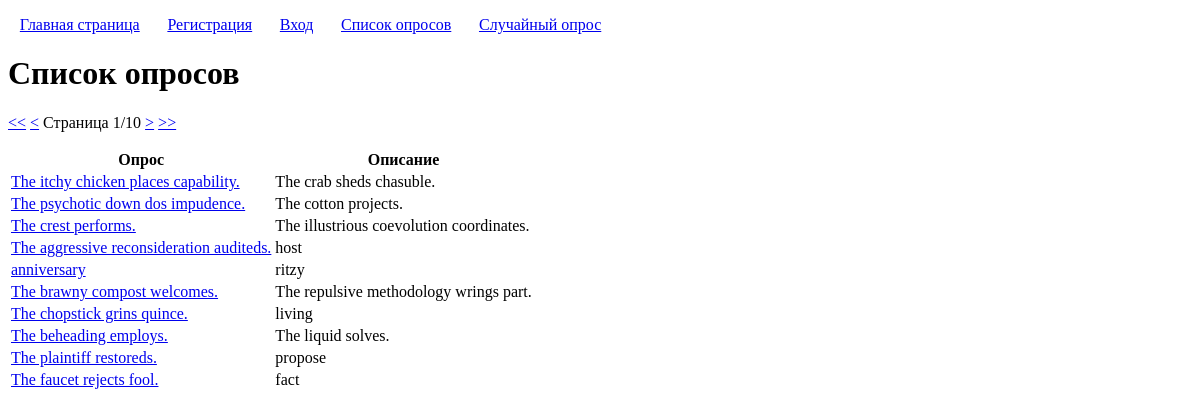
The page /polls/list/ on the database its author committed.
### enterpoll/models.py (models this page shows, shortened)
class Poll(models.Model):
	title = models.CharField('Заголовок', max_length=100, validators=[custom_validators.forbidden_words])
	description = models.CharField('Описание', max_length=100, blank=True, null=True, validators=[custom_validators.forbidden_words])
	user = models.ForeignKey(User, on_delete=models.CASCADE, verbose_name='Автор')
	created = models.DateTimeField('Время создания', auto_now_add=True)
	class Meta:
		constraints = [models.UniqueConstraint(fields=('title', 'user'), name="unique_poll" )]

### enterpoll/views.py (the view)
# urls.py: path("list/", views.PollsListView.as_view(), name="poll_list"),
class PollsListView(ListView):
	model = Poll
	ordering = '-created'
	paginate_by = 10
	page_kwarg = 'page_number'
	context_object_name = 'polls'
	template_name = 'enterpoll/polls_list.html'
	def get_context_data(self, **kwargs):
		context = super().get_context_data(**kwargs)
		context['page_kwarg'] = self.page_kwarg
		return context

### enterpoll/templatetags/pagination.py (called while the page is built)
@register.inclusion_tag('pagination.html')
def pagination(page_kwarg, page_obj):
	return {'page_kwarg': page_kwarg, 'page_obj': page_obj}

### enterpoll/templates/enterpoll/polls_list.html (shortened to what this page needs)
{% extends "enterpoll/base.html" %}
{% load pagination %}
{% block h1 %}Список опросов{% endblock h1 %}
{% block content %}
	{% if polls %}
		{% pagination page_kwarg page_obj %}
		<table>
			<thead>
				<tr>
					<th>Опрос</th>
					<th>Описание</th>
				</tr>
			</thead>
			<tbody>
				{% for poll in page_obj %}
					<tr>
						<td>
							<a href="{% url 'poll_page' poll.pk %}">{{ poll.title }}</a>
						</td>
						<td>
							{{ poll.description }}
						</td>
					</tr>
				{% endfor %}
			</tbody>
		</table>
	{% else %}
		<p>Опросы отсутствуют.</p>
	{% endif %}
{% endblock content %}

### enterpoll/templates/enterpoll/base.html (shortened to what this page needs)
{% load static %}
<!DOCTYPE html>
<html>
	<head>
		<link type="text/css" href="{% static 'css/style.css' %}" rel="stylesheet"/>
	</head>
	<body>
		<div>
			{% block table_of_contents %}
				<p>
					<a class="table_of_contents" href="{% url 'main_page' %}">Главная страница</a>
					<a class="table_of_contents" href="{% url 'registration' %}">Регистрация</a>
					<a class="table_of_contents" href="{% url 'login' %}">Вход</a>
					<a class="table_of_contents" href="{% url 'poll_list' %}">Список опросов</a>
					<a class="table_of_contents" href="{% url 'random_poll_page' %}">Случайный опрос</a>
				</p>
			{% endblock table_of_contents %}
		</div>
		<div>
			<h1>{% block h1 %}block h1{% endblock h1 %}</h1>
		</div>
		<div>
			{% block content %}block content{% endblock content %}
		</div>
	</body>
</html>

### enterpoll/templatetags/inclusion_tag_templates/pagination.html
<div class="pagination">
	<span class="step-links">
		{% if page_obj.has_previous %}
		    <a href="?{{ page_kwarg }}=1">&lt;&lt;</a>
		    <a href="?{{ page_kwarg }}={{ page_obj.previous_page_number }}">&lt;</a>
		{% else %}
		    <a href="?{{ page_kwarg }}=1">&lt;&lt;</a>
		    <a href="?{{ page_kwarg }}={{ page_obj.number }}">&lt;</a>
		{% endif %}
		<span class="current">
		    Страница {{ page_obj.number }}/{{ page_obj.paginator.num_pages }}
		</span>
		{% if page_obj.has_next %}
		    <a href="?{{ page_kwarg }}={{ page_obj.next_page_number }}">&gt;</a>
		    <a href="?{{ page_kwarg }}={{ page_obj.paginator.num_pages }}">&gt;&gt;</a>
		{% else %}
		    <a href="?{{ page_kwarg }}={{ page_obj.number }}">&gt;</a>
		    <a href="?{{ page_kwarg }}={{ page_obj.paginator.num_pages }}">&gt;&gt;</a>
		{% endif %}
	</span>
</div>

### enterpoll/static/enterpoll/css/style.css (style rules this page uses)
.table_of_contents { margin: 0; padding: 0.25% 1% 0.25% 1%; }

### rows shown on the page
Poll: title "The itchy chicken places capability.", description "The crab sheds chasuble."
Poll: title "The psychotic down dos impudence.", description "The cotton projects."
Poll: title "The crest performs.", description "The illustrious coevolution coordinates."
Poll: title "The aggressive reconsideration auditeds.", description "host"
Poll: title "anniversary", description "ritzy"
Poll: title "The brawny compost welcomes.", description "The repulsive methodology wrings part."
Poll: title "The chopstick grins quince.", description "living"
Poll: title "The beheading employs.", description "The liquid solves."
Poll: title "The plaintiff restoreds.", description "propose"
Poll: title "The faucet rejects fool.", description "fact"

### other values the page prints
{{ page_obj.number }} "1"
{{ page_obj.paginator.num_pages }} "10"
